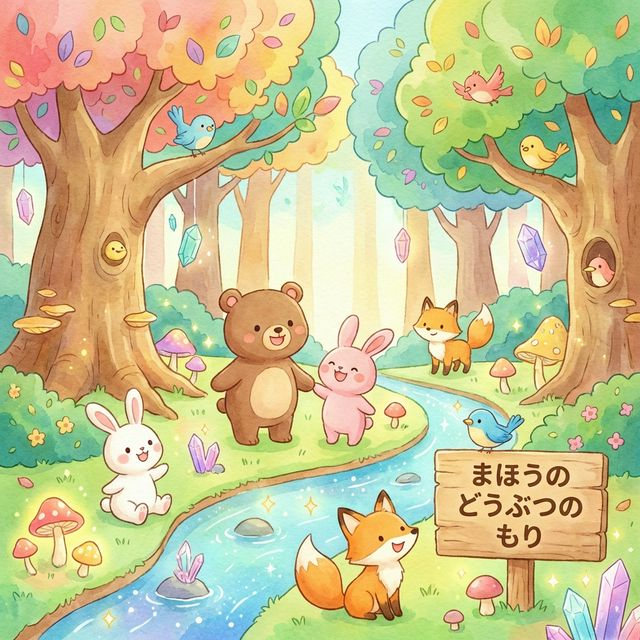
#> input picture assets/stage1_left.png, 640 x 640 px
$ python find_diffs_new.py
#> lines starting #> are read from the running program, lines starting #| are printed output that depends on the picture; after the words box and inside, x2 and y2 are one past the last pixel; in counts of white or black regions, pixels touching at a corner belong together
import sys
import copy
from PIL import Image
import numpy as np

def bfs(diff_mask, start_y, start_x):
    queue = [(start_y, start_x)]
    diff_mask[start_y, start_x] = False

    min_y, max_y = start_y, start_y
    min_x, max_x = start_x, start_x

    pixels = 0

    while queue:
        y, x = queue.pop(0)
        pixels += 1

        min_y = min(min_y, y)
        max_y = max(max_y, y)
        min_x = min(min_x, x)
        max_x = max(max_x, x)

        for dy, dx in [(0, 1), (1, 0), (0, -1), (-1, 0), (1, 1), (-1, -1), (1, -1), (-1, 1)]:
            ny, nx = y + dy, x + dx
            if 0 <= ny < diff_mask.shape[0] and 0 <= nx < diff_mask.shape[1] and diff_mask[ny, nx]:
                diff_mask[ny, nx] = False
                queue.append((ny, nx))

    return pixels, (min_x, min_y, max_x, max_y)

def find_diffs(left_path, right_path, num_mistakes):
#> called with left_path = 'assets/stage1_left.png', right_path = 'assets/stage1_right.png', num_mistakes = 5
    left = Image.open(left_path).convert('RGB')
#> left is the input picture: PIL image 640x640 RGB; mean R, G, B 199.9, 194.5, 146.5
    right = Image.open(right_path).convert('RGB')
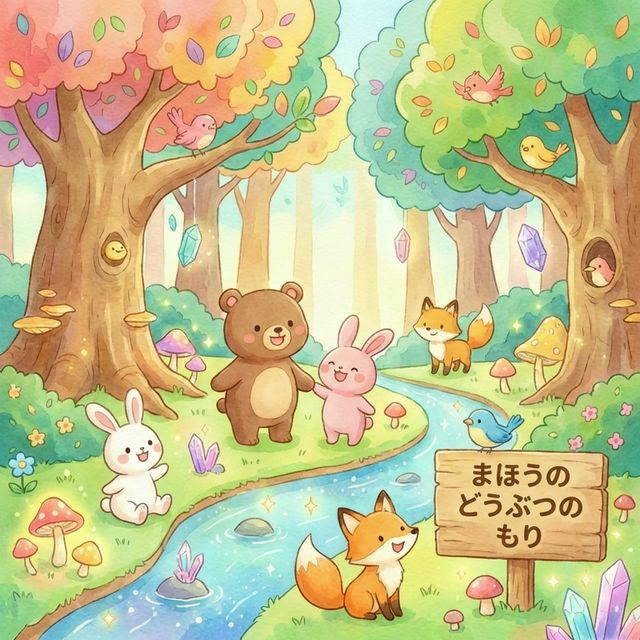
#> input picture assets/stage1_right.png, 640 x 640 px
#> right is the input picture: PIL image 640x640 RGB; mean R, G, B 196.3, 192, 140.8
    if left.size != right.size:
        right = right.resize(left.size, Image.LANCZOS)

    left_arr = np.array(left, dtype=np.int16)
    right_arr = np.array(right, dtype=np.int16)

    diff_map = np.max(np.abs(left_arr - right_arr), axis=2)
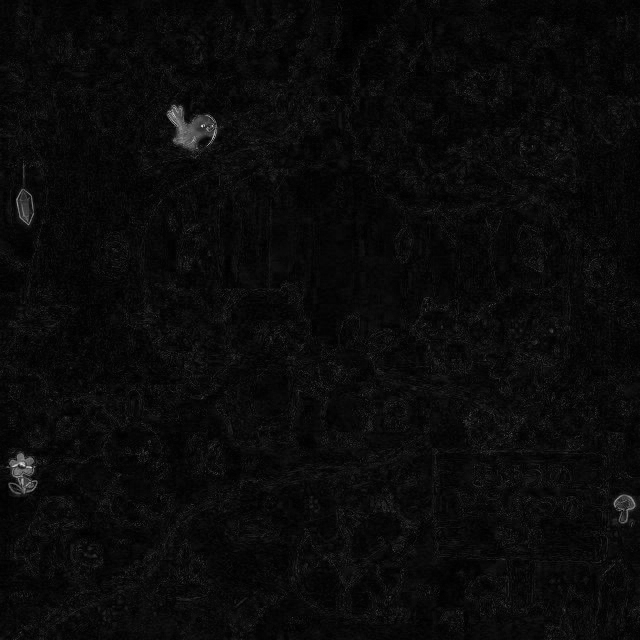
#> diff_map: shape (640, 640) int16; min 0, max 227, mean 10.3
    diff_mask = diff_map > 30
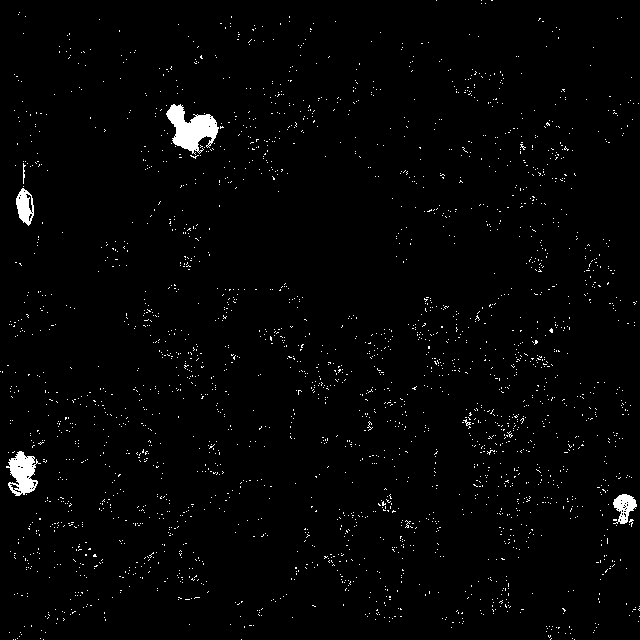
#> diff_mask: shape (640, 640) bool; 1.8% white; 2613 white regions (2607 under 20 px), largest, box (x1, y1, x2, y2) and area: (166, 104, 219, 155) 1407, (6, 451, 41, 496) 870, (16, 188, 34, 226) 424, (613, 494, 637, 524) 409, (23, 163, 26, 184) 30, (463, 419, 471, 426) 21

    height, width = left_arr.shape[:2]
#> height = 640; width = 640

    # Custom connected components
    objects = []

    sys.setrecursionlimit(max(sys.getrecursionlimit(), 10000))
    for y in range(height):
        for x in range(width):
            if diff_mask[y, x]:
                pixels, box = bfs(diff_mask, y, x)
                # Ignore very small noise
                if pixels > 10:
                    area = (box[2] - box[0]) * (box[3] - box[1])
                    objects.append((area, box))
#> diff_mask: shape (640, 640) bool; 1.79% of pixels changed, all inside (x1, y1, x2, y2) = (0, 0, 640, 640)
#> after the loop, objects = 16 items

    objects.sort(key=lambda x: x[0], reverse=True)

    results = []
    for i in range(min(num_mistakes, len(objects))):
        area, box = objects[i]
        x1, y1, x2, y2 = box
        w_px = x2 - x1
        h_px = y2 - y1

        # Center coordinates in percentage
        cx_pct = (x1 + w_px/2) / width * 100
        cy_pct = (y1 + h_px/2) / height * 100
        w_pct = w_px / width * 100
        h_pct = h_px / height * 100

        results.append({
            "id": i + 1,
            "x": round(cx_pct, 2),
            "y": round(cy_pct, 2),
            "w": round(w_pct, 2),
            "h": round(h_pct, 2)
        })
#> this loop made 5 passes
#> (area, x1, y1, x2, y2, w_px, h_px, cx_pct) on passes 1 to 5: (2600, 166, 104, 218, 154, 52, 50, 30), (1496, 6, 451, 40, 495, 34, 44, 3.59), (667, 613, 494, 636, 523, 23, 29, 97.58), (629, 16, 188, 33, 225, 17, 37, 3.83), (45, 367, 421, 372, 430, 5, 9, 57.73)
#> after the loop, results = 5 items

    return results

print("Stage 1:")
for m in find_diffs("assets/stage1_left.png", "assets/stage1_right.png", 5):
    print(f'{{ id: {m["id"]}, x: {m["x"]}, y: {m["y"]}, w: {m["w"]}, h: {m["h"]} }},')

print("\nStage 2:")
for m in find_diffs("assets/stage2_left.png", "assets/stage2_right.png", 3):
#> call 2 of find_diffs, with left_path = 'assets/stage2_left.png', right_path = 'assets/stage2_right.png', num_mistakes = 3
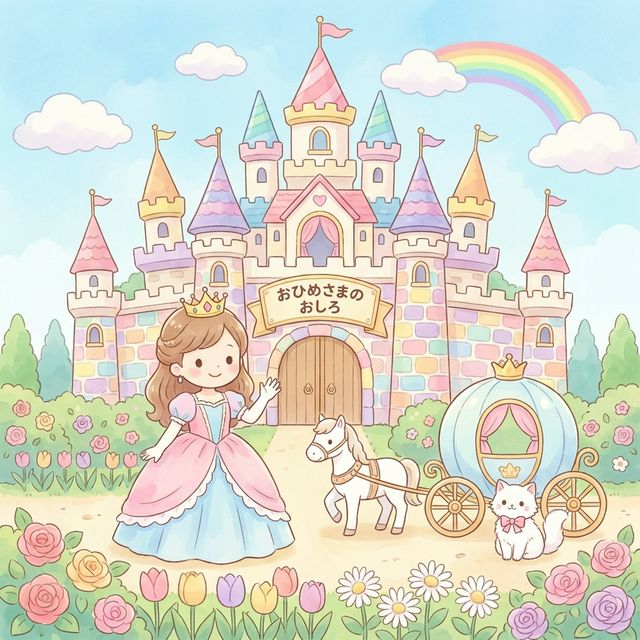
#> input picture assets/stage2_left.png, 640 x 640 px
#> in find_diffs, left is the input picture: PIL image 640x640 RGB; mean R, G, B 215.6, 217.5, 204.5
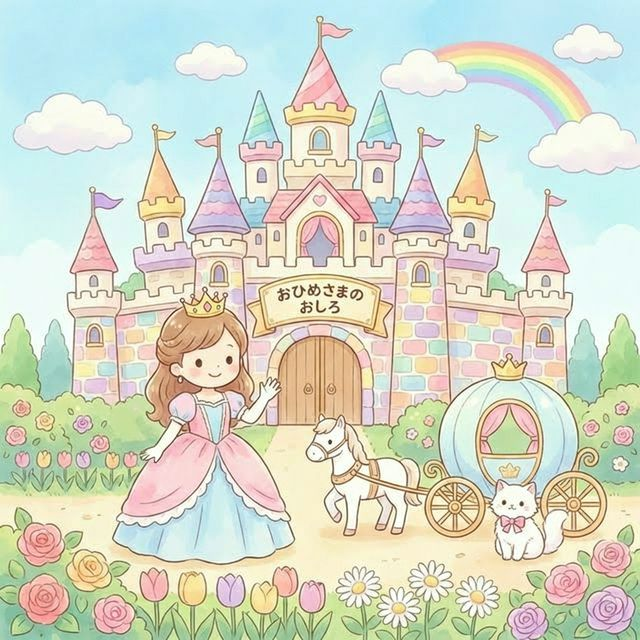
#> input picture assets/stage2_right.png, 640 x 640 px
#> in find_diffs, right is the input picture: PIL image 640x640 RGB; mean R, G, B 212.6, 217.3, 200.4
#> in find_diffs (call 2), `diff_mask = diff_map > 30`:
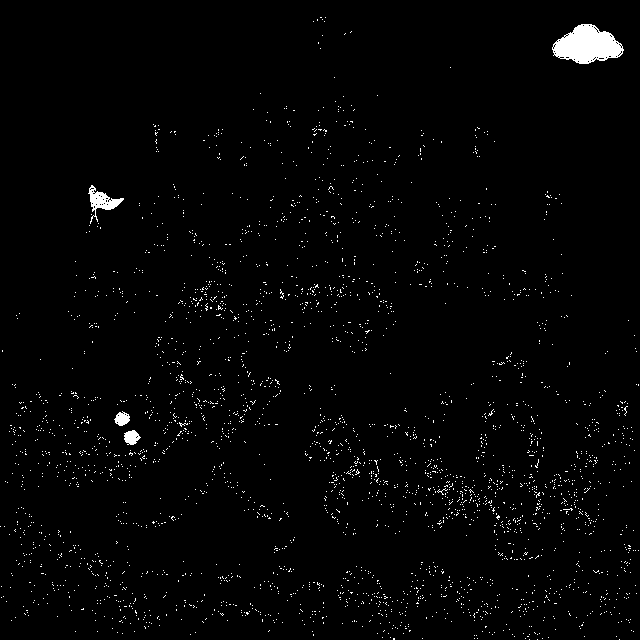
#> diff_mask: shape (640, 640) bool; 1.8% white; 2988 white regions (2984 under 20 px), largest, box (x1, y1, x2, y2) and area: (552, 24, 624, 64) 1870, (88, 185, 124, 224) 451, (124, 430, 141, 445) 174, (114, 411, 130, 426) 156
#> after the loop in find_diffs (call 2), `for y in range(height):`: objects = 15 items
#> the loop in find_diffs (call 2), `for i in range(min(num_mistakes, len(objects))):` made 3 passes
#> (area, x1, y1, x2, y2, w_px, h_px, cx_pct) on pass 1: (2769, 552, 24, 623, 63, 71, 39, 91.8)
#> (area, x1, y1, x2, y2) on pass 2: (1330, 88, 185, 123, 223)
    print(f'{{ id: {m["id"]}, x: {m["x"]}, y: {m["y"]}, w: {m["w"]}, h: {m["h"]} }},')
